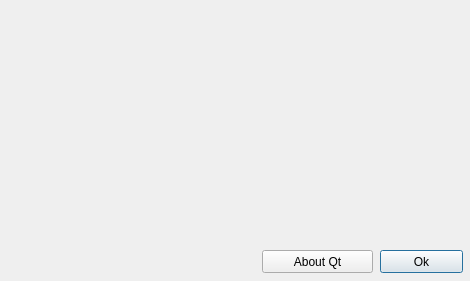
<?xml version="1.0" encoding="UTF-8"?>
<ui version="4.0">
 <class>AboutDialog</class>
 <widget class="QDialog" name="AboutDialog">
  <property name="geometry">
   <rect>
    <x>0</x>
    <y>0</y>
    <width>470</width>
    <height>281</height>
   </rect>
  </property>
  <property name="windowIcon">
   <iconset resource="../passcave-gui.qrc">
    <normaloff>:/icon32.png</normaloff>:/icon32.png</iconset>
  </property>
  <property name="modal">
   <bool>true</bool>
  </property>
  <widget class="QLabel" name="label">
   <property name="geometry">
    <rect>
     <x>10</x>
     <y>10</y>
     <width>131</width>
     <height>141</height>
    </rect>
   </property>
   <property name="text">
    <string/>
   </property>
   <property name="pixmap">
    <pixmap resource="../passcave-gui.qrc">:/icon128.png</pixmap>
   </property>
  </widget>
  <widget class="QLabel" name="labelVer">
   <property name="geometry">
    <rect>
     <x>150</x>
     <y>10</y>
     <width>311</width>
     <height>31</height>
    </rect>
   </property>
   <property name="font">
    <font>
     <weight>75</weight>
     <bold>true</bold>
    </font>
   </property>
  </widget>
  <widget class="QLabel" name="labelDesc">
   <property name="geometry">
    <rect>
     <x>150</x>
     <y>50</y>
     <width>311</width>
     <height>191</height>
    </rect>
   </property>
   <property name="text">
    <string/>
   </property>
   <property name="alignment">
    <set>Qt::AlignLeading|Qt::AlignLeft|Qt::AlignTop</set>
   </property>
   <property name="wordWrap">
    <bool>true</bool>
   </property>
   <property name="openExternalLinks">
    <bool>true</bool>
   </property>
   <property name="textInteractionFlags">
    <set>Qt::LinksAccessibleByKeyboard|Qt::LinksAccessibleByMouse|Qt::TextBrowserInteraction|Qt::TextSelectableByKeyboard|Qt::TextSelectableByMouse</set>
   </property>
  </widget>
  <widget class="QPushButton" name="okButton">
   <property name="geometry">
    <rect>
     <x>380</x>
     <y>250</y>
     <width>83</width>
     <height>23</height>
    </rect>
   </property>
   <property name="text">
    <string>Ok</string>
   </property>
  </widget>
  <widget class="QPushButton" name="aboutQtButton">
   <property name="geometry">
    <rect>
     <x>262</x>
     <y>250</y>
     <width>111</width>
     <height>23</height>
    </rect>
   </property>
   <property name="text">
    <string>About Qt</string>
   </property>
  </widget>
 </widget>
 <resources>
  <include location="../passcave-gui.qrc"/>
 </resources>
 <connections>
  <connection>
   <sender>okButton</sender>
   <signal>clicked()</signal>
   <receiver>AboutDialog</receiver>
   <slot>close()</slot>
   <hints>
    <hint type="sourcelabel">
     <x>351</x>
     <y>251</y>
    </hint>
    <hint type="destinationlabel">
     <x>199</x>
     <y>136</y>
    </hint>
   </hints>
  </connection>
 </connections>
</ui>
